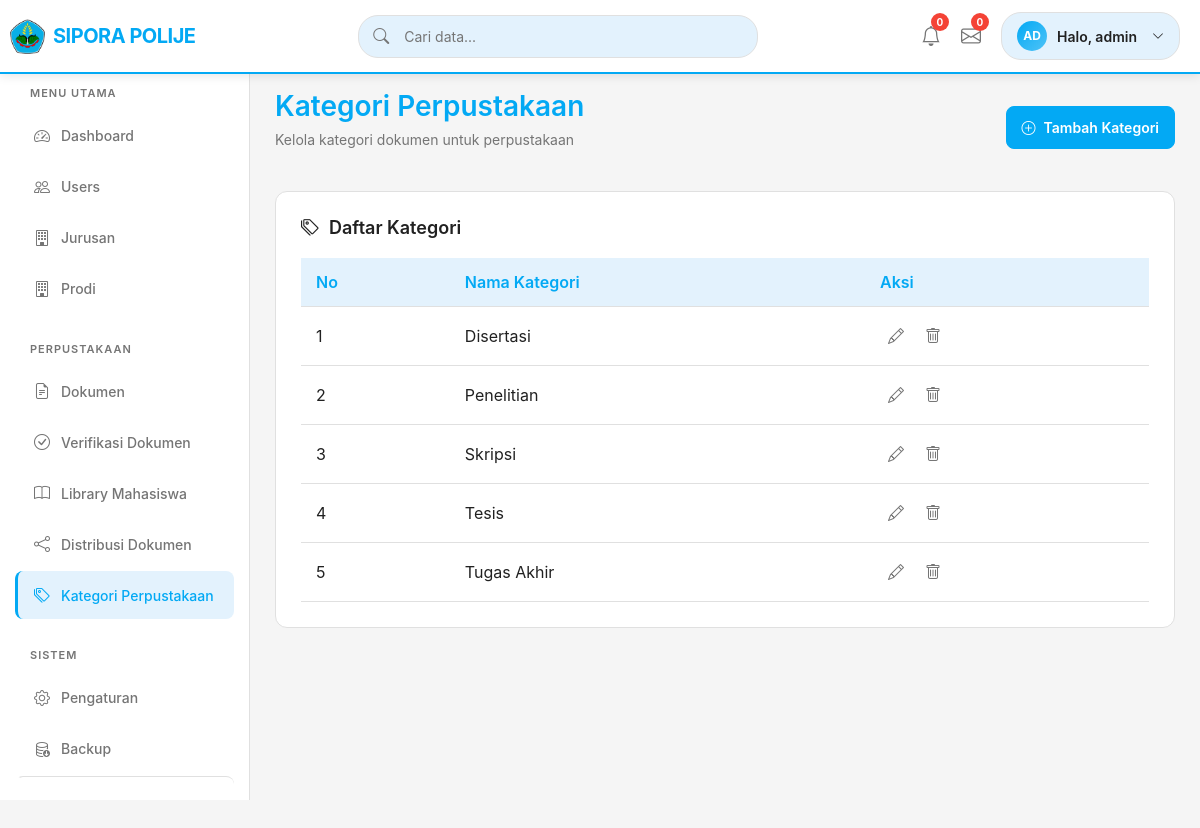
/kategori_perpustakaan.php (signed in), run on the app's committed database.
### tables this page shows
CREATE TABLE `kategori_perpustakaan` (
  `id_kategori` int NOT NULL,
  `nama_kategori` varchar(100) NOT NULL
);

### kategori_perpustakaan.php (the view, shortened to what this page needs)
<?php
require_once "config.php";
class KategoriPerpustakaanManager {
    private $conn;
    public function __construct($db_connection) {
        if ($db_connection instanceof mysqli) {
            $this->conn = $db_connection;
        } else {
            throw new Exception("Koneksi database tidak valid");
        }
    }
    public function getKategori() {
        try {
            $query = "SELECT * FROM kategori_perpustakaan ORDER BY nama_kategori ASC";
            $result = $this->conn->query($query);
            $kategori = [];
            while ($row = $result->fetch_assoc()) {
                $kategori[] = $row;
            }
            return $kategori;
        } catch (Exception $e) {
            error_log("Error getKategori: " . $e->getMessage());
            return [];
        }
    }
}
try {
    $kategoriManager = new KategoriPerpustakaanManager($conn);
    $kategoriList = $kategoriManager->getKategori();
} catch (Exception $e) {
    error_log("Error initializing KategoriPerpustakaanManager: " . $e->getMessage());
    $kategoriList = [];
}
 $username = isset($_SESSION['username']) ? $_SESSION['username'] : 'Tamu';
?>
<!DOCTYPE html>
<html lang="id">
<head>
  <link href="https://cdn.jsdelivr.net/npm/bootstrap@5.3.2/dist/css/bootstrap.min.css" rel="stylesheet">
  <link href="https://cdn.jsdelivr.net/npm/bootstrap-icons/font/bootstrap-icons.css" rel="stylesheet">
</head>
<body>
  <nav class="top-navbar">
    <div class="navbar-content">
      <a href="dashboard.php" class="brand">
        <div class="brand-logo">
          <img src="assets/ic_polije.png" alt="Polije Logo" class="brand-logo-img">
        </div>
        <div class="brand-text">SIPORA POLIJE</div>
      </a>
      <div class="search-container">
        <i class="bi bi-search search-icon"></i>
        <input type="text" class="search-input" placeholder="Cari data...">
      </div>
      <div class="navbar-actions">
        <div class="dropdown">
          <div class="notification-icon" data-bs-toggle="dropdown" aria-expanded="false">
            <i class="bi bi-bell"></i>
            <span class="badge-notification">0</span>
          </div>
        </div>
        <div class="dropdown">
          <div class="messages-icon" data-bs-toggle="dropdown" aria-expanded="false">
            <i class="bi bi-envelope"></i>
            <span class="badge-notification">0</span>
          </div>
        </div>
        <div class="dropdown">
          <div class="user-info" data-bs-toggle="dropdown" aria-expanded="false">
            <div class="user-avatar"><?php echo strtoupper(substr($username, 0, 2)); ?></div>
            <span class="user-name">Halo, <?php echo htmlspecialchars($username); ?></span>
            <i class="bi bi-chevron-down" style="font-size: 12px; margin-left: 5px;"></i>
          </div>
        </div>
      </div>
    </div>
  </nav>
  <div class="main-container">
    <aside class="sidebar" id="sidebar">
      <div class="sidebar-menu">
        <div class="menu-section">
          <div class="menu-title">Menu Utama</div>
          <a href="dashboard.php" class="menu-item">
            <i class="bi bi-speedometer2"></i>
            Dashboard
          </a>
          <a href="users.php" class="menu-item">
            <i class="bi bi-people"></i>
            Users
          </a>
          <a href="jurusan.php" class="menu-item">
            <i class="bi bi-building"></i>
            Jurusan
          </a>
          <a href="prodi.php" class="menu-item">
            <i class="bi bi-building"></i>
            Prodi
          </a>
        </div>
        <div class="menu-section">
          <div class="menu-title">Perpustakaan</div>
          <a href="dokumen.php" class="menu-item">
            <i class="bi bi-file-earmark-text"></i>
            Dokumen
          </a>
          <a href="verifikasi_dokumen.php" class="menu-item">
            <i class="bi bi-check-circle"></i>
            Verifikasi Dokumen
          </a>
          <a href="library_mahasiswa.php" class="menu-item">
            <i class="bi bi-book"></i>
            Library Mahasiswa
          </a>
          <a href="distribusi_dokumen.php" class="menu-item">
            <i class="bi bi-share"></i>
            Distribusi Dokumen
          </a>
          <a href="kategori_perpustakaan.php" class="menu-item active">
            <i class="bi bi-tags"></i>
            Kategori Perpustakaan
          </a>
        </div>
        <div class="menu-section">
          <div class="menu-title">Sistem</div>
          <a href="pengaturan.php" class="menu-item">
            <i class="bi bi-gear"></i>
            Pengaturan
          </a>
          <a href="backup.php" class="menu-item">
            <i class="bi bi-database-down"></i>
            Backup
          </a>
          <a href="logout.php" class="menu-item logout-item">
            <i class="bi bi-box-arrow-right"></i>
          </a>
        </div>
      </div>
    </aside>
    <main class="main-content">
      <div class="content-header">
        <div>
          <h1 class="page-title">Kategori Perpustakaan</h1>
          <p class="page-subtitle">Kelola kategori dokumen untuk perpustakaan</p>
        </div>
        <button type="button" class="action-btn primary" data-bs-toggle="modal" data-bs-target="#addKategoriModal">
          <i class="bi bi-plus-circle me-2"></i>Tambah Kategori
        </button>
      </div>
      <div class="content-card">
        <h3 class="card-title">
          <i class="bi bi-tags"></i>
          Daftar Kategori
        </h3>
        <div class="table-container">
          <table class="data-table">
            <thead>
              <tr>
                <th>No</th>
                <th>Nama Kategori</th>
                <th>Aksi</th>
              </tr>
            </thead>
            <tbody>
              <?php if (!empty($kategoriList)): ?>
                <?php $no = 1; ?>
                <?php foreach ($kategoriList as $kategori): ?>
                  <tr>
                    <td><?= $no++ ?></td>
                    <td><?= htmlspecialchars($kategori['nama_kategori']) ?></td>
                    <td>
                      <div class="table-actions">
                        <button class="btn-action edit" data-bs-toggle="modal" data-bs-target="#editKategoriModal"
                                data-id="<?= $kategori['id_kategori'] ?>"
                                data-nama="<?= htmlspecialchars($kategori['nama_kategori']) ?>"
                                title="Edit">
                          <i class="bi bi-pencil"></i>
                        </button>
                        <button class="btn-action delete" data-bs-toggle="modal" data-bs-target="#deleteKategoriModal"
                                data-id="<?= $kategori['id_kategori'] ?>"
                                data-nama="<?= htmlspecialchars($kategori['nama_kategori']) ?>"
                                title="Hapus">
                          <i class="bi bi-trash"></i>
                        </button>
                      </div>
                    </td>
                  </tr>
                <?php endforeach; ?>
              <?php else: ?>
                <tr>
                  <td colspan="3" class="text-center">Tidak ada kategori</td>
                </tr>
              <?php endif; ?>
            </tbody>
          </table>
        </div>
      </div>
    </main>
  </div>
</body>
</html>

### data on the page
kategori_perpustakaan: nama_kategori "Disertasi"
kategori_perpustakaan: nama_kategori "Penelitian"
kategori_perpustakaan: nama_kategori "Skripsi"
kategori_perpustakaan: nama_kategori "Tesis"
kategori_perpustakaan: nama_kategori "Tugas Akhir"

### other printed values
substr($username, 0, 2) "AD"
$username "admin"
